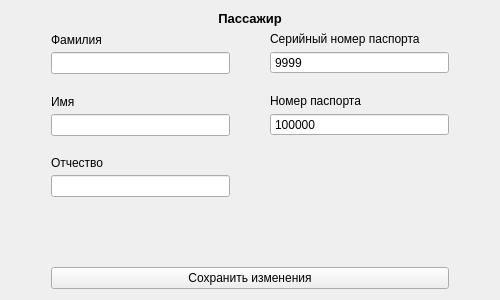
<?xml version="1.0" encoding="UTF-8"?>
<ui version="4.0">
 <class>UpdatePassengerModal</class>
 <widget class="QWidget" name="UpdatePassengerModal">
  <property name="geometry">
   <rect>
    <x>0</x>
    <y>0</y>
    <width>500</width>
    <height>300</height>
   </rect>
  </property>
  <property name="minimumSize">
   <size>
    <width>500</width>
    <height>300</height>
   </size>
  </property>
  <property name="maximumSize">
   <size>
    <width>500</width>
    <height>308</height>
   </size>
  </property>
  <property name="windowTitle">
   <string>Form</string>
  </property>
  <layout class="QVBoxLayout" name="verticalLayout">
   <item>
    <widget class="QLabel" name="label">
     <property name="styleSheet">
      <string notr="true">font-weight: 600; font-size: 10pt; color: black;</string>
     </property>
     <property name="text">
      <string>Пассажир</string>
     </property>
     <property name="alignment">
      <set>Qt::AlignCenter</set>
     </property>
    </widget>
   </item>
   <item>
    <layout class="QHBoxLayout" name="horizontalLayout" stretch="0,2,0">
     <item>
      <spacer name="horizontalSpacer">
       <property name="orientation">
        <enum>Qt::Horizontal</enum>
       </property>
       <property name="sizeHint" stdset="0">
        <size>
         <width>40</width>
         <height>20</height>
        </size>
       </property>
      </spacer>
     </item>
     <item>
      <layout class="QVBoxLayout" name="formLayout">
       <property name="spacing">
        <number>20</number>
       </property>
       <item>
        <layout class="QGridLayout" name="gridLayout" columnstretch="1,1">
         <property name="sizeConstraint">
          <enum>QLayout::SetMinimumSize</enum>
         </property>
         <property name="horizontalSpacing">
          <number>40</number>
         </property>
         <item row="0" column="1">
          <layout class="QVBoxLayout" name="inputGroup_11">
           <property name="spacing">
            <number>5</number>
           </property>
           <item>
            <widget class="QLabel" name="pSerialNoLabel">
             <property name="text">
              <string>Серийный номер паспорта</string>
             </property>
            </widget>
           </item>
           <item>
            <widget class="QSpinBox" name="pSerialNoInput">
             <property name="buttonSymbols">
              <enum>QAbstractSpinBox::NoButtons</enum>
             </property>
             <property name="minimum">
              <number>1000</number>
             </property>
             <property name="maximum">
              <number>9999</number>
             </property>
             <property name="value">
              <number>9999</number>
             </property>
            </widget>
           </item>
          </layout>
         </item>
         <item row="1" column="1">
          <layout class="QVBoxLayout" name="inputGroup_10">
           <property name="spacing">
            <number>5</number>
           </property>
           <item>
            <widget class="QLabel" name="pCodeLabel">
             <property name="text">
              <string>Номер паспорта</string>
             </property>
            </widget>
           </item>
           <item>
            <widget class="QSpinBox" name="pCodeInput">
             <property name="buttonSymbols">
              <enum>QAbstractSpinBox::NoButtons</enum>
             </property>
             <property name="minimum">
              <number>100000</number>
             </property>
             <property name="maximum">
              <number>999999</number>
             </property>
             <property name="value">
              <number>999999</number>
             </property>
            </widget>
           </item>
          </layout>
         </item>
         <item row="0" column="0">
          <layout class="QVBoxLayout" name="inputGroup_6">
           <property name="spacing">
            <number>5</number>
           </property>
           <item>
            <widget class="QLabel" name="lastNameLabel">
             <property name="text">
              <string>Фамилия</string>
             </property>
            </widget>
           </item>
           <item>
            <widget class="QLineEdit" name="lastNameInput">
             <property name="echoMode">
              <enum>QLineEdit::Normal</enum>
             </property>
            </widget>
           </item>
          </layout>
         </item>
         <item row="1" column="0">
          <layout class="QVBoxLayout" name="inputGroup_9">
           <property name="spacing">
            <number>5</number>
           </property>
           <item>
            <widget class="QLabel" name="firstNameLabel">
             <property name="text">
              <string>Имя</string>
             </property>
            </widget>
           </item>
           <item>
            <widget class="QLineEdit" name="firstNameInput">
             <property name="echoMode">
              <enum>QLineEdit::Normal</enum>
             </property>
            </widget>
           </item>
          </layout>
         </item>
         <item row="2" column="0">
          <layout class="QVBoxLayout" name="inputGroup_12">
           <property name="spacing">
            <number>5</number>
           </property>
           <item>
            <widget class="QLabel" name="middleNameLabel">
             <property name="text">
              <string>Отчество</string>
             </property>
            </widget>
           </item>
           <item>
            <widget class="QLineEdit" name="middleNameInput">
             <property name="echoMode">
              <enum>QLineEdit::Normal</enum>
             </property>
            </widget>
           </item>
          </layout>
         </item>
        </layout>
       </item>
       <item>
        <spacer name="verticalSpacer_2">
         <property name="orientation">
          <enum>Qt::Vertical</enum>
         </property>
         <property name="sizeHint" stdset="0">
          <size>
           <width>20</width>
           <height>40</height>
          </size>
         </property>
        </spacer>
       </item>
       <item>
        <widget class="QPushButton" name="addButton">
         <property name="cursor">
          <cursorShape>PointingHandCursor</cursorShape>
         </property>
         <property name="text">
          <string>Сохранить изменения</string>
         </property>
        </widget>
       </item>
      </layout>
     </item>
     <item>
      <spacer name="horizontalSpacer_2">
       <property name="orientation">
        <enum>Qt::Horizontal</enum>
       </property>
       <property name="sizeHint" stdset="0">
        <size>
         <width>40</width>
         <height>20</height>
        </size>
       </property>
      </spacer>
     </item>
    </layout>
   </item>
  </layout>
 </widget>
 <resources/>
 <connections/>
</ui>
